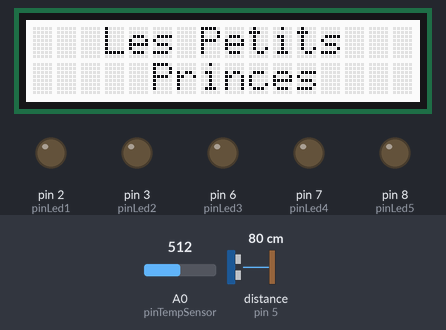
A sketch run on a simulated Arduino Uno, built with avr-gcc and run on an emulated ATmega328P. Parts: 16×2 character LCD, output pins drawn as LEDs (lit = HIGH). The inputs (shaded band) are chosen by the test bench; at power-on: distance to the obstacle (sensor on pin 5) 80 cm, A0 (pinTempSensor) = 512.

Above: at 1.2 s.
1.3 s: distance to the obstacle (sensor on pin 5) set to 2 cm
At 5.2 s:
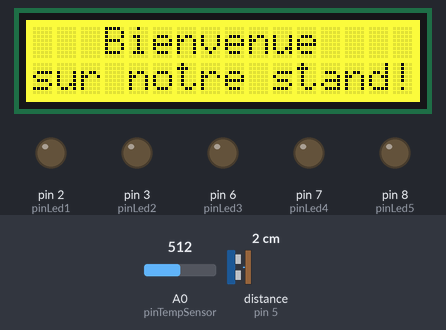
5.6 s: distance to the obstacle (sensor on pin 5) set to 60 cm
At 9.7 s:
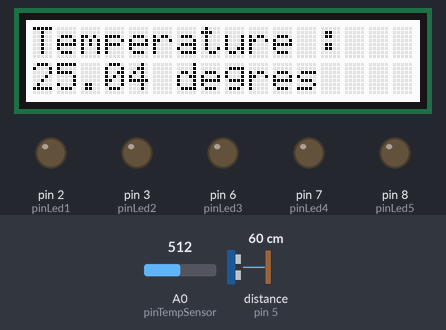
11.7 s: distance to the obstacle (sensor on pin 5) set to 4 cm
At 13.7 s:
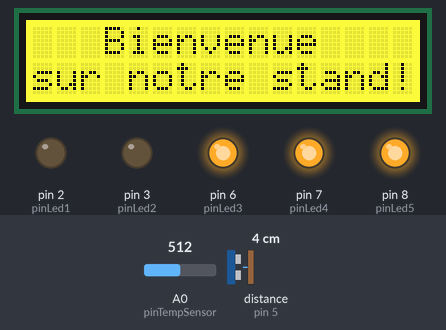
16.3 s: distance to the obstacle (sensor on pin 5) set to 120 cm
At 18.5 s:
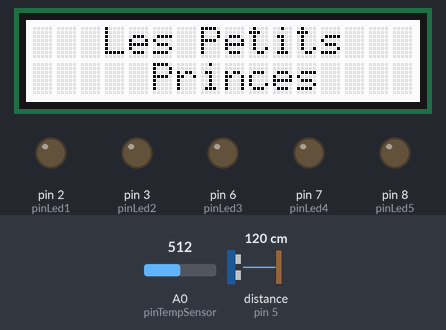
22.2 s: A0 (pinTempSensor) set to 716
At 25.8 s:
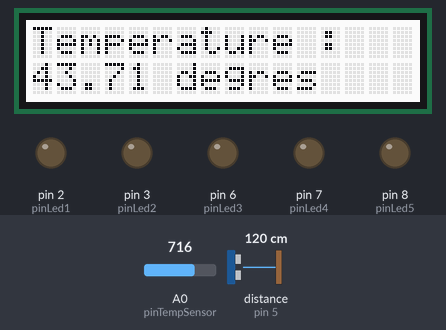
26.5 s: A0 (pinTempSensor) set to 900
At 31.4 s:
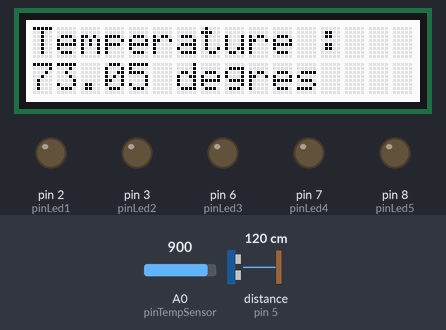
Timing chart, 0 to 32.9 s (numbered marks = the images above; inputs shaded):
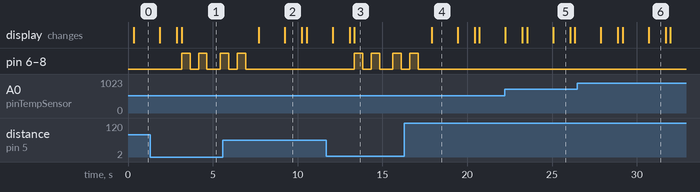

The sketch:

detecteur_presence.ino
```cpp
#include "Ultrasonic.h"
#include <Wire.h>
#include "rgb_lcd.h"

const long R0 = 100000;
long Distance;
int pinLed1, pinLed2, a, B, pinTempSensor, pinLed3, pinLed4, pinLed5;

Ultrasonic ultrasonic(5);
rgb_lcd lcd;

void setup(){

  Serial.begin(9600);

  pinLed1 = 2;
  pinLed2 = 3;
  pinLed3 = 6;
  pinLed4 = 7;
  pinLed5 = 8;
  B = 4275;
  pinTempSensor = A0;

  pinMode(pinLed1, OUTPUT);
  pinMode(pinLed2, OUTPUT);
  pinMode(pinLed3, OUTPUT);
  pinMode(pinLed4, OUTPUT);
  pinMode(pinLed5, OUTPUT);

  digitalWrite(pinLed1, LOW);
  digitalWrite(pinLed2, LOW);
  digitalWrite(pinLed3, LOW);
  digitalWrite(pinLed4, LOW);
  digitalWrite(pinLed5, LOW);

  lcd.begin(16, 2);

}

void loop(){

  Distance = ultrasonic.MeasureInCentimeters();
  delay(250);

    if (Distance < 40){
      affichageproche();
      }
    else if (Distance > 40){
       affichage();
      }
    }

void affichage(){
      a = analogRead(pinTempSensor);

    float R = 1023.0/a-1.0;
    R = R0*R;

    float temperature = 1.0/(log(R/R0)/B+1/298.15)-273.15;

      lcd.clear();
      lcd.setRGB(255, 255, 255);
      lcd.print("   Les Petits");
      lcd.setCursor(0, 1);
      lcd.print("     Princes");


    delay(1500);
    lcd.clear();

   lcd.setCursor(0, 0);
   lcd.print("Temperature :");
   lcd.setCursor(0, 1);
   lcd.print(temperature);
   lcd.print(" degres");


     delay(1000);
     lcd.clear();
    }

void affichageproche(){
      int i = 0;

      lcd.clear();
      lcd.setRGB(255, 255, 0);
      lcd.print("   Bienvenue");
      lcd.setCursor(0, 1);
      lcd.print("sur notre stand!");

      while(i < 2){
        digitalWrite(pinLed3, HIGH);
        digitalWrite(pinLed4, HIGH);
        digitalWrite(pinLed5, HIGH);
        delay(500);
        digitalWrite(pinLed3, LOW);
        digitalWrite(pinLed4, LOW);
        digitalWrite(pinLed5, LOW);
        delay(500);

        i++;
      }
}
```

Measured:
- after the input at 1.3 s, pin 6 (pinLed3), pin 7 (pinLed4), pin 8 (pinLed5): goes HIGH 0.50 s, LOW 0.50 s, HIGH 0.50 s, LOW 0.78 s, then HIGH, starting after 1.9 s; the display: first differs from a run without the input after 1.9 s (image 1)
- after the input at 5.6 s, pin 6 (pinLed3), pin 7 (pinLed4), pin 8 (pinLed5): goes on until 6.9 s, then stays LOW; the display: first changes after 2.1 s (image 2 shows a later state)
- after the input at 11.7 s, pin 6 (pinLed3), pin 7 (pinLed4), pin 8 (pinLed5): goes HIGH 0.50 s, LOW 0.50 s, HIGH 0.50 s, LOW 0.78 s, HIGH 0.50 s, then LOW, starting after 1.6 s; the display: first differs from a run without the input after 1.6 s (image 3)
- after the input at 16.3 s, pin 6 (pinLed3), pin 7 (pinLed4), pin 8 (pinLed5): goes on until 17.1 s, then stays LOW; the display: changes after 1.6 s (image 4)
- what the display in image 2 shows lasts 1.0 s, from 9.2 s to 10.2 s
- what the display in image 4 shows lasts 1.5 s, from 17.9 s to 19.4 s
